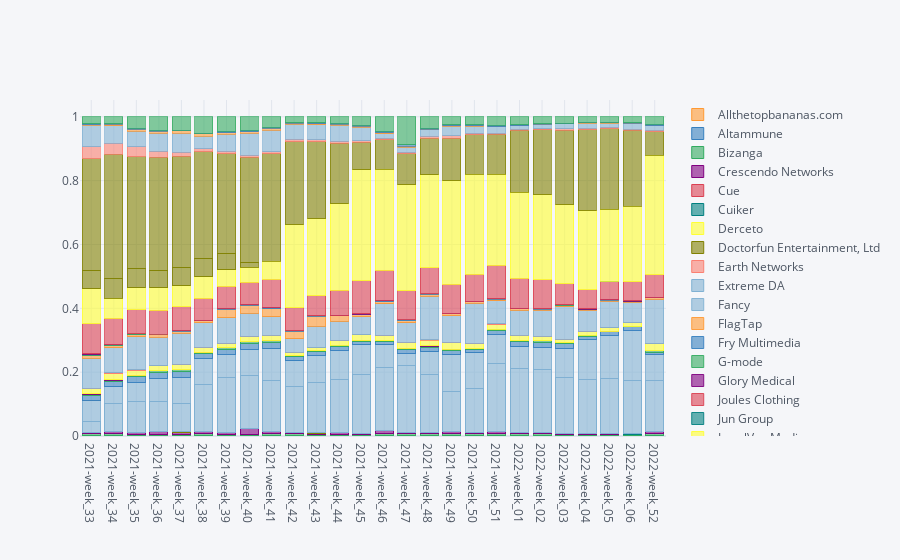

The notebook cell saved with this chart:
### Markdown cell above
Produce the following requestser proportion graph:

### Code cell


### Figure 1 — Plotly figure (JSON) as saved in the notebook; plotly's stock layout.template omitted (floating-point values rounded to 4 significant figures)
{"data": [{"marker": {"color": "rgba(255, 153, 51, 0.6)", "line": {"color": "rgba(255, 153, 51, 1.0)", "width": 1}}, "name": "Allthetopbananas.com", "orientation": "v", "text": "", "type": "bar", "x": ["2021-week_33", "2021-week_34", "2021-week_35", "2021-week_36", "2021-week_37", "2021-week_38", "2021-week_39", "2021-week_40", "2021-week_41", "2021-week_42", "2021-week_43", "2021-week_44", "2021-week_45", "2021-week_46", "2021-week_47", "2021-week_48", "2021-week_49", "2021-week_50", "2021-week_51", "2022-week_01", "2022-week_02", "2022-week_03", "2022-week_04", "2022-week_05", "2022-week_06", "2022-week_52"], "y": [0.0004876, 0.0002088, 0.000487, 0.0009729, 0.0007643, 0.0009758, 0.0004162, 0.0009718, 0.0006954, 0.0002782, 0.0002088, 0.0006993, 0.001108, 0.0007666, 0.0003472, 0.000486, 0.000558, 0.0005554, 0.0004686, 0.0004171, 0.0004853, 0.0005588, 0.0005568, 0.0003481, 0.000278, 0.0008788]}, {"marker": {"color": "rgba(55, 128, 191, 0.6)", "line": {"color": "rgba(55, 128, 191, 1.0)", "width": 1}}, "name": "Altammune", "orientation": "v", "text": "", "type": "bar", "x": ["2021-week_33", "2021-week_34", "2021-week_35", "2021-week_36", "2021-week_37", "2021-week_38", "2021-week_39", "2021-week_40", "2021-week_41", "2021-week_42", "2021-week_43", "2021-week_44", "2021-week_45", "2021-week_46", "2021-week_47", "2021-week_48", "2021-week_49", "2021-week_50", "2021-week_51", "2022-week_01", "2022-week_02", "2022-week_03", "2022-week_04", "2022-week_05", "2022-week_06", "2022-week_52"], "y": ["", "", 6.957e-05, "", "", 6.97e-05, "", 0.0001388, "", 6.956e-05, "", "", "", "", "", "", "", "", "", "", "", "", "", "", "", ""]}, {"marker": {"color": "rgba(50, 171, 96, 0.6)", "line": {"color": "rgba(50, 171, 96, 1.0)", "width": 1}}, "name": "Bizanga", "orientation": "v", "text": "", "type": "bar", "x": ["2021-week_33", "2021-week_34", "2021-week_35", "2021-week_36", "2021-week_37", "2021-week_38", "2021-week_39", "2021-week_40", "2021-week_41", "2021-week_42", "2021-week_43", "2021-week_44", "2021-week_45", "2021-week_46", "2021-week_47", "2021-week_48", "2021-week_49", "2021-week_50", "2021-week_51", "2022-week_01", "2022-week_02", "2022-week_03", "2022-week_04", "2022-week_05", "2022-week_06", "2022-week_52"], "y": [0.007175, 0.006889, 0.005705, 0.005281, 0.00535, 0.005437, 0.004786, 0.004443, 0.005981, 0.006886, 0.004942, 0.004126, 0.004224, 0.006202, 0.007082, 0.006248, 0.007672, 0.006804, 0.006794, 0.007438, 0.006379, 0.00454, 0.003759, 0.003412, 0.003892, 0.006089]}, {"marker": {"color": "rgba(128, 0, 128, 0.6)", "line": {"color": "rgba(128, 0, 128, 1.0)", "width": 1}}, "name": "Crescendo Networks", "orientation": "v", "text": "", "type": "bar", "x": ["2021-week_33", "2021-week_34", "2021-week_35", "2021-week_36", "2021-week_37", "2021-week_38", "2021-week_39", "2021-week_40", "2021-week_41", "2021-week_42", "2021-week_43", "2021-week_44", "2021-week_45", "2021-week_46", "2021-week_47", "2021-week_48", "2021-week_49", "2021-week_50", "2021-week_51", "2022-week_01", "2022-week_02", "2022-week_03", "2022-week_04", "2022-week_05", "2022-week_06", "2022-week_52"], "y": [0.003065, 0.005706, 0.004801, 0.007366, 0.006184, 0.006482, 0.005411, 0.0177, 0.006398, 0.003408, 0.004107, 0.004686, 0.003324, 0.01087, 0.003749, 0.003749, 0.004464, 0.003957, 0.006248, 0.002642, 0.003397, 0.002584, 0.003063, 0.003342, 0.002085, 0.005712]}, {"marker": {"color": "rgba(219, 64, 82, 0.6)", "line": {"color": "rgba(219, 64, 82, 1.0)", "width": 1}}, "name": "Cue", "orientation": "v", "text": "", "type": "bar", "x": ["2021-week_33", "2021-week_34", "2021-week_35", "2021-week_36", "2021-week_37", "2021-week_38", "2021-week_39", "2021-week_40", "2021-week_41", "2021-week_42", "2021-week_43", "2021-week_44", "2021-week_45", "2021-week_46", "2021-week_47", "2021-week_48", "2021-week_49", "2021-week_50", "2021-week_51", "2022-week_01", "2022-week_02", "2022-week_03", "2022-week_04", "2022-week_05", "2022-week_06", "2022-week_52"], "y": ["", 6.958e-05, "", "", "", 0.0001394, "", 6.942e-05, "", "", "", "", "", "", "", "", "", "", "", "", "", "", "", "", "", ""]}, {"marker": {"color": "rgba(0, 128, 128, 0.6)", "line": {"color": "rgba(0, 128, 128, 1.0)", "width": 1}}, "name": "Cuiker", "orientation": "v", "text": "", "type": "bar", "x": ["2021-week_33", "2021-week_34", "2021-week_35", "2021-week_36", "2021-week_37", "2021-week_38", "2021-week_39", "2021-week_40", "2021-week_41", "2021-week_42", "2021-week_43", "2021-week_44", "2021-week_45", "2021-week_46", "2021-week_47", "2021-week_48", "2021-week_49", "2021-week_50", "2021-week_51", "2022-week_01", "2022-week_02", "2022-week_03", "2022-week_04", "2022-week_05", "2022-week_06", "2022-week_52"], "y": [6.966e-05, 6.958e-05, 6.957e-05, 6.949e-05, "", "", "", "", 6.954e-05, 6.956e-05, 6.96e-05, "", 6.925e-05, 6.969e-05, 0.0001389, "", 0.0002092, 0.0001389, 7.809e-05, 6.952e-05, 6.933e-05, 6.985e-05, "", "", 6.95e-05, 6.277e-05]}, {"marker": {"color": "rgba(255, 255, 51, 0.6)", "line": {"color": "rgba(255, 255, 51, 1.0)", "width": 1}}, "name": "Derceto", "orientation": "v", "text": "", "type": "bar", "x": ["2021-week_33", "2021-week_34", "2021-week_35", "2021-week_36", "2021-week_37", "2021-week_38", "2021-week_39", "2021-week_40", "2021-week_41", "2021-week_42", "2021-week_43", "2021-week_44", "2021-week_45", "2021-week_46", "2021-week_47", "2021-week_48", "2021-week_49", "2021-week_50", "2021-week_51", "2022-week_01", "2022-week_02", "2022-week_03", "2022-week_04", "2022-week_05", "2022-week_06", "2022-week_52"], "y": ["", "", "", "", 6.948e-05, "", "", "", "", "", "", "", "", "", "", "", "", "", "", "", "", "", "", "", "", ""]}, {"marker": {"color": "rgba(128, 128, 0, 0.6)", "line": {"color": "rgba(128, 128, 0, 1.0)", "width": 1}}, "name": "Doctorfun Entertainment, Ltd", "orientation": "v", "text": "", "type": "bar", "x": ["2021-week_33", "2021-week_34", "2021-week_35", "2021-week_36", "2021-week_37", "2021-week_38", "2021-week_39", "2021-week_40", "2021-week_41", "2021-week_42", "2021-week_43", "2021-week_44", "2021-week_45", "2021-week_46", "2021-week_47", "2021-week_48", "2021-week_49", "2021-week_50", "2021-week_51", "2022-week_01", "2022-week_02", "2022-week_03", "2022-week_04", "2022-week_05", "2022-week_06", "2022-week_52"], "y": ["", "", 0.0002783, 0.0004864, 0.0009033, 0.001046, 0.001249, 0.0009718, 0.001252, 0.001739, 0.0009745, 0.0009092, 6.925e-05, 6.969e-05, "", 0.0001389, 0.0002092, "", 7.809e-05, 6.952e-05, 0.0004853, 0.0007683, 0.0008352, 0.0007659, 0.000834, 6.277e-05]}, {"marker": {"color": "rgba(251, 128, 114, 0.6)", "line": {"color": "rgba(251, 128, 114, 1.0)", "width": 1}}, "name": "Earth Networks", "orientation": "v", "text": "", "type": "bar", "x": ["2021-week_33", "2021-week_34", "2021-week_35", "2021-week_36", "2021-week_37", "2021-week_38", "2021-week_39", "2021-week_40", "2021-week_41", "2021-week_42", "2021-week_43", "2021-week_44", "2021-week_45", "2021-week_46", "2021-week_47", "2021-week_48", "2021-week_49", "2021-week_50", "2021-week_51", "2022-week_01", "2022-week_02", "2022-week_03", "2022-week_04", "2022-week_05", "2022-week_06", "2022-week_52"], "y": ["", "", 6.957e-05, 0.000139, "", "", "", "", 6.954e-05, "", "", "", "", "", "", "", "", "", "", "", "", "", "", "", "", ""]}, {"marker": {"color": "rgba(128, 177, 211, 0.6)", "line": {"color": "rgba(128, 177, 211, 1.0)", "width": 1}}, "name": "Extreme DA", "orientation": "v", "text": "", "type": "bar", "x": ["2021-week_33", "2021-week_34", "2021-week_35", "2021-week_36", "2021-week_37", "2021-week_38", "2021-week_39", "2021-week_40", "2021-week_41", "2021-week_42", "2021-week_43", "2021-week_44", "2021-week_45", "2021-week_46", "2021-week_47", "2021-week_48", "2021-week_49", "2021-week_50", "2021-week_51", "2022-week_01", "2022-week_02", "2022-week_03", "2022-week_04", "2022-week_05", "2022-week_06", "2022-week_52"], "y": [0.03518, 0.08893, 0.09601, 0.09263, 0.08831, 0.1478, 0.17, 0.1647, 0.1588, 0.1432, 0.1565, 0.1679, 0.1842, 0.1966, 0.2084, 0.1829, 0.1258, 0.1384, 0.2129, 0.2021, 0.1966, 0.1753, 0.1691, 0.1716, 0.1669, 0.1606]}, {"marker": {"color": "rgba(128, 177, 211, 0.6)", "line": {"color": "rgba(128, 177, 211, 0.8999999999999999)", "width": 1}}, "name": "Fancy", "orientation": "v", "text": "", "type": "bar", "x": ["2021-week_33", "2021-week_34", "2021-week_35", "2021-week_36", "2021-week_37", "2021-week_38", "2021-week_39", "2021-week_40", "2021-week_41", "2021-week_42", "2021-week_43", "2021-week_44", "2021-week_45", "2021-week_46", "2021-week_47", "2021-week_48", "2021-week_49", "2021-week_50", "2021-week_51", "2022-week_01", "2022-week_02", "2022-week_03", "2022-week_04", "2022-week_05", "2022-week_06", "2022-week_52"], "y": [0.06485, 0.05261, 0.0613, 0.07394, 0.08213, 0.08106, 0.0745, 0.08323, 0.1007, 0.07958, 0.08561, 0.09043, 0.09217, 0.07136, 0.03979, 0.07026, 0.1149, 0.1117, 0.0916, 0.06743, 0.07044, 0.09171, 0.1238, 0.1368, 0.1567, 0.08242]}, {"marker": {"color": "rgba(255, 153, 51, 0.6)", "line": {"color": "rgba(255, 153, 51, 0.8999999999999999)", "width": 1}}, "name": "FlagTap", "orientation": "v", "text": "", "type": "bar", "x": ["2021-week_33", "2021-week_34", "2021-week_35", "2021-week_36", "2021-week_37", "2021-week_38", "2021-week_39", "2021-week_40", "2021-week_41", "2021-week_42", "2021-week_43", "2021-week_44", "2021-week_45", "2021-week_46", "2021-week_47", "2021-week_48", "2021-week_49", "2021-week_50", "2021-week_51", "2022-week_01", "2022-week_02", "2022-week_03", "2022-week_04", "2022-week_05", "2022-week_06", "2022-week_52"], "y": [0.0001393, "", "", "", "", "", "", "", "", "", "", "", "", "", "", "", "", "", "", "", "", "", "", "", "", ""]}, {"marker": {"color": "rgba(55, 128, 191, 0.6)", "line": {"color": "rgba(55, 128, 191, 0.8999999999999999)", "width": 1}}, "name": "Fry Multimedia", "orientation": "v", "text": "", "type": "bar", "x": ["2021-week_33", "2021-week_34", "2021-week_35", "2021-week_36", "2021-week_37", "2021-week_38", "2021-week_39", "2021-week_40", "2021-week_41", "2021-week_42", "2021-week_43", "2021-week_44", "2021-week_45", "2021-week_46", "2021-week_47", "2021-week_48", "2021-week_49", "2021-week_50", "2021-week_51", "2022-week_01", "2022-week_02", "2022-week_03", "2022-week_04", "2022-week_05", "2022-week_06", "2022-week_52"], "y": [0.01567, 0.01774, 0.01795, 0.01716, 0.01786, 0.01575, 0.01457, 0.01826, 0.01961, 0.01343, 0.01211, 0.01259, 0.01011, 0.009756, 0.0118, 0.01451, 0.01262, 0.009234, 0.01101, 0.01634, 0.0165, 0.01418, 0.01204, 0.009957, 0.01216, 0.006529]}, {"marker": {"color": "rgba(50, 171, 96, 0.6)", "line": {"color": "rgba(50, 171, 96, 0.8999999999999999)", "width": 1}}, "name": "G-mode", "orientation": "v", "text": "", "type": "bar", "x": ["2021-week_33", "2021-week_34", "2021-week_35", "2021-week_36", "2021-week_37", "2021-week_38", "2021-week_39", "2021-week_40", "2021-week_41", "2021-week_42", "2021-week_43", "2021-week_44", "2021-week_45", "2021-week_46", "2021-week_47", "2021-week_48", "2021-week_49", "2021-week_50", "2021-week_51", "2022-week_01", "2022-week_02", "2022-week_03", "2022-week_04", "2022-week_05", "2022-week_06", "2022-week_52"], "y": [0.002647, 0.002644, 0.003061, 0.005629, 0.00535, 0.002997, 0.004786, 0.004929, 0.005563, 0.002504, 0.002158, 0.002588, 0.004294, 0.002997, 0.002847, 0.00361, 0.004115, 0.00236, 0.004608, 0.002294, 0.003328, 0.002375, 0.002784, 0.002298, 0.001459, 0.004331]}, {"marker": {"color": "rgba(128, 0, 128, 0.6)", "line": {"color": "rgba(128, 0, 128, 0.8999999999999999)", "width": 1}}, "name": "Glory Medical", "orientation": "v", "text": "", "type": "bar", "x": ["2021-week_33", "2021-week_34", "2021-week_35", "2021-week_36", "2021-week_37", "2021-week_38", "2021-week_39", "2021-week_40", "2021-week_41", "2021-week_42", "2021-week_43", "2021-week_44", "2021-week_45", "2021-week_46", "2021-week_47", "2021-week_48", "2021-week_49", "2021-week_50", "2021-week_51", "2022-week_01", "2022-week_02", "2022-week_03", "2022-week_04", "2022-week_05", "2022-week_06", "2022-week_52"], "y": [0.003413, 0.0007654, 0.0001391, 0.0006254, 0.0002084, 0.0003485, 0.0002081, 0.0002082, 6.954e-05, 6.956e-05, 6.96e-05, 0.0003497, "", 0.0001394, 0.0002083, 0.0002777, 0.0004185, 0.0003471, 0.0003124, 0.000139, 0.0001387, 6.985e-05, "", 0.0001393, "", 6.277e-05]}, {"marker": {"color": "rgba(219, 64, 82, 0.6)", "line": {"color": "rgba(219, 64, 82, 0.8999999999999999)", "width": 1}}, "name": "Joules Clothing", "orientation": "v", "text": "", "type": "bar", "x": ["2021-week_33", "2021-week_34", "2021-week_35", "2021-week_36", "2021-week_37", "2021-week_38", "2021-week_39", "2021-week_40", "2021-week_41", "2021-week_42", "2021-week_43", "2021-week_44", "2021-week_45", "2021-week_46", "2021-week_47", "2021-week_48", "2021-week_49", "2021-week_50", "2021-week_51", "2022-week_01", "2022-week_02", "2022-week_03", "2022-week_04", "2022-week_05", "2022-week_06", "2022-week_52"], "y": [0.0002786, 6.958e-05, 0.0003479, 0.0002085, "", 6.97e-05, "", "", 6.954e-05, 0.0001391, "", 0.0002098, 6.925e-05, 0.0001394, 6.943e-05, "", "", "", "", "", 6.933e-05, "", "", "", "", ""]}, {"marker": {"color": "rgba(0, 128, 128, 0.6)", "line": {"color": "rgba(0, 128, 128, 0.8999999999999999)", "width": 1}}, "name": "Jun Group", "orientation": "v", "text": "", "type": "bar", "x": ["2021-week_33", "2021-week_34", "2021-week_35", "2021-week_36", "2021-week_37", "2021-week_38", "2021-week_39", "2021-week_40", "2021-week_41", "2021-week_42", "2021-week_43", "2021-week_44", "2021-week_45", "2021-week_46", "2021-week_47", "2021-week_48", "2021-week_49", "2021-week_50", "2021-week_51", "2022-week_01", "2022-week_02", "2022-week_03", "2022-week_04", "2022-week_05", "2022-week_06", "2022-week_52"], "y": ["", "", "", "", "", "", "", "", "", "", "", 6.993e-05, "", "", "", "", "", "", 7.809e-05, "", "", "", 0.0001392, "", "", ""]}, {"marker": {"color": "rgba(255, 255, 51, 0.6)", "line": {"color": "rgba(255, 255, 51, 0.8999999999999999)", "width": 1}}, "name": "LocalVox Media", "orientation": "v", "text": "", "type": "bar", "x": ["2021-week_33", "2021-week_34", "2021-week_35", "2021-week_36", "2021-week_37", "2021-week_38", "2021-week_39", "2021-week_40", "2021-week_41", "2021-week_42", "2021-week_43", "2021-week_44", "2021-week_45", "2021-week_46", "2021-week_47", "2021-week_48", "2021-week_49", "2021-week_50", "2021-week_51", "2022-week_01", "2022-week_02", "2022-week_03", "2022-week_04", "2022-week_05", "2022-week_06", "2022-week_52"], "y": [0.01525, 0.02088, 0.01552, 0.01536, 0.01765, 0.01596, 0.01367, 0.01603, 0.01572, 0.01127, 0.009397, 0.01455, 0.01724, 0.01645, 0.01791, 0.01826, 0.02218, 0.01687, 0.01663, 0.01613, 0.01505, 0.01118, 0.0119, 0.011, 0.01015, 0.02147]}, {"marker": {"color": "rgba(128, 128, 0, 0.6)", "line": {"color": "rgba(128, 128, 0, 0.8999999999999999)", "width": 1}}, "name": "Marketo Japan", "orientation": "v", "text": "", "type": "bar", "x": ["2021-week_33", "2021-week_34", "2021-week_35", "2021-week_36", "2021-week_37", "2021-week_38", "2021-week_39", "2021-week_40", "2021-week_41", "2021-week_42", "2021-week_43", "2021-week_44", "2021-week_45", "2021-week_46", "2021-week_47", "2021-week_48", "2021-week_49", "2021-week_50", "2021-week_51", "2022-week_01", "2022-week_02", "2022-week_03", "2022-week_04", "2022-week_05", "2022-week_06", "2022-week_52"], "y": ["", "", "", "", 6.948e-05, "", "", "", "", "", "", "", "", "", "", "", "", "", "", "", "", "", "", "", "", ""]}, {"marker": {"color": "rgba(251, 128, 114, 0.6)", "line": {"color": "rgba(251, 128, 114, 0.8999999999999999)", "width": 1}}, "name": "Metranome", "orientation": "v", "text": "", "type": "bar", "x": ["2021-week_33", "2021-week_34", "2021-week_35", "2021-week_36", "2021-week_37", "2021-week_38", "2021-week_39", "2021-week_40", "2021-week_41", "2021-week_42", "2021-week_43", "2021-week_44", "2021-week_45", "2021-week_46", "2021-week_47", "2021-week_48", "2021-week_49", "2021-week_50", "2021-week_51", "2022-week_01", "2022-week_02", "2022-week_03", "2022-week_04", "2022-week_05", "2022-week_06", "2022-week_52"], "y": [0.0002786, 0.0002088, 0.0002783, 0.0003475, 6.948e-05, 6.97e-05, 0.0001387, 0.0001388, "", "", "", 6.993e-05, "", 6.969e-05, "", "", 0.0001395, 0.0001389, 7.809e-05, "", "", "", 0.0001392, 6.963e-05, 6.95e-05, 6.277e-05]}, {"marker": {"color": "rgba(251, 128, 114, 0.6)", "line": {"color": "rgba(251, 128, 114, 0.7999999999999998)", "width": 1}}, "name": "Mission Street Manufacturing", "orientation": "v", "text": "", "type": "bar", "x": ["2021-week_33", "2021-week_34", "2021-week_35", "2021-week_36", "2021-week_37", "2021-week_38", "2021-week_39", "2021-week_40", "2021-week_41", "2021-week_42", "2021-week_43", "2021-week_44", "2021-week_45", "2021-week_46", "2021-week_47", "2021-week_48", "2021-week_49", "2021-week_50", "2021-week_51", "2022-week_01", "2022-week_02", "2022-week_03", "2022-week_04", "2022-week_05", "2022-week_06", "2022-week_52"], "y": [0.0009752, 0.0006958, 0.001044, 0.0003475, 0.0003474, 0.0006273, 0.0004162, 0.0003471, 0.0004172, 0.0004174, 0.0004176, 0.0009092, 0.0006233, 0.0005575, 0.0005555, 0.0004166, 0.0009067, 0.0004166, 0.0003905, 0.0003476, 0.000208, 0.0004889, 6.96e-05, 0.0002089, 0.000556, 0.0002511]}, {"marker": {"color": "rgba(128, 177, 211, 0.6)", "line": {"color": "rgba(128, 177, 211, 0.7999999999999998)", "width": 1}}, "name": "MoJoe Brewing Company", "orientation": "v", "text": "", "type": "bar", "x": ["2021-week_33", "2021-week_34", "2021-week_35", "2021-week_36", "2021-week_37", "2021-week_38", "2021-week_39", "2021-week_40", "2021-week_41", "2021-week_42", "2021-week_43", "2021-week_44", "2021-week_45", "2021-week_46", "2021-week_47", "2021-week_48", "2021-week_49", "2021-week_50", "2021-week_51", "2022-week_01", "2022-week_02", "2022-week_03", "2022-week_04", "2022-week_05", "2022-week_06", "2022-week_52"], "y": [0.09425, 0.07891, 0.1039, 0.08881, 0.09672, 0.07597, 0.08012, 0.07309, 0.05744, 0.04167, 0.068, 0.06007, 0.05651, 0.09875, 0.0611, 0.1373, 0.0823, 0.1245, 0.07169, 0.07897, 0.08029, 0.1017, 0.06508, 0.08174, 0.06394, 0.1406]}, {"marker": {"color": "rgba(255, 153, 51, 0.6)", "line": {"color": "rgba(255, 153, 51, 0.7999999999999998)", "width": 1}}, "name": "Modanisa", "orientation": "v", "text": "", "type": "bar", "x": ["2021-week_33", "2021-week_34", "2021-week_35", "2021-week_36", "2021-week_37", "2021-week_38", "2021-week_39", "2021-week_40", "2021-week_41", "2021-week_42", "2021-week_43", "2021-week_44", "2021-week_45", "2021-week_46", "2021-week_47", "2021-week_48", "2021-week_49", "2021-week_50", "2021-week_51", "2022-week_01", "2022-week_02", "2022-week_03", "2022-week_04", "2022-week_05", "2022-week_06", "2022-week_52"], "y": [0.009055, 0.008141, 0.007584, 0.007158, 0.006462, 0.005855, 0.02747, 0.02471, 0.02656, 0.02275, 0.03049, 0.01595, 0.006233, 0.006481, 0.007291, 0.006526, 0.006277, 0.005762, 0.00492, 0.004449, 0.003328, 0.003492, 0.002784, 0.004108, 0.002571, 0.004331]}, {"marker": {"color": "rgba(55, 128, 191, 0.6)", "line": {"color": "rgba(55, 128, 191, 0.7999999999999998)", "width": 1}}, "name": "OpenDesks, Inc.", "orientation": "v", "text": "", "type": "bar", "x": ["2021-week_33", "2021-week_34", "2021-week_35", "2021-week_36", "2021-week_37", "2021-week_38", "2021-week_39", "2021-week_40", "2021-week_41", "2021-week_42", "2021-week_43", "2021-week_44", "2021-week_45", "2021-week_46", "2021-week_47", "2021-week_48", "2021-week_49", "2021-week_50", "2021-week_51", "2022-week_01", "2022-week_02", "2022-week_03", "2022-week_04", "2022-week_05", "2022-week_06", "2022-week_52"], "y": [0.0004179, 0.0004175, 0.000487, 0.00132, 0.0009033, 0.001255, 0.002012, 0.00236, 0.001808, 0.001948, 0.001114, 0.001888, 0.001593, 0.002997, 0.002569, 0.001458, 0.001534, 0.0008331, 0.002421, 0.00146, 0.001664, 0.001187, 0.0009049, 0.0008355, 0.0009035, 0.001883]}, {"marker": {"color": "rgba(50, 171, 96, 0.6)", "line": {"color": "rgba(50, 171, 96, 0.7999999999999998)", "width": 1}}, "name": "PageBites", "orientation": "v", "text": "", "type": "bar", "x": ["2021-week_33", "2021-week_34", "2021-week_35", "2021-week_36", "2021-week_37", "2021-week_38", "2021-week_39", "2021-week_40", "2021-week_41", "2021-week_42", "2021-week_43", "2021-week_44", "2021-week_45", "2021-week_46", "2021-week_47", "2021-week_48", "2021-week_49", "2021-week_50", "2021-week_51", "2022-week_01", "2022-week_02", "2022-week_03", "2022-week_04", "2022-week_05", "2022-week_06", "2022-week_52"], "y": [0.001602, 0.0006958, 0.001113, 0.0008339, 0.001251, 0.0007667, 0.0004856, 6.942e-05, 0.0004868, 0.0005565, 0.0002784, 0.0002098, "", "", "", "", "", "", "", "", 0.0001387, 0.0002095, 0.0002088, 0.0002089, 0.000278, ""]}, {"marker": {"color": "rgba(128, 0, 128, 0.6)", "line": {"color": "rgba(128, 0, 128, 0.7999999999999998)", "width": 1}}, "name": "Pole Star", "orientation": "v", "text": "", "type": "bar", "x": ["2021-week_33", "2021-week_34", "2021-week_35", "2021-week_36", "2021-week_37", "2021-week_38", "2021-week_39", "2021-week_40", "2021-week_41", "2021-week_42", "2021-week_43", "2021-week_44", "2021-week_45", "2021-week_46", "2021-week_47", "2021-week_48", "2021-week_49", "2021-week_50", "2021-week_51", "2022-week_01", "2022-week_02", "2022-week_03", "2022-week_04", "2022-week_05", "2022-week_06", "2022-week_52"], "y": [0.003065, 0.00174, "", "", 6.948e-05, 6.97e-05, 0.0001387, 6.942e-05, 0.001182, 0.0002087, 0.0002088, 0.0006294, 0.001731, 0.001115, "", "", 0.0001395, 6.943e-05, 7.809e-05, 0.0003476, 0.0003467, 0.0003492, 0.001531, 0.001393, 0.001668, 0.0001255]}, {"marker": {"color": "rgba(219, 64, 82, 0.6)", "line": {"color": "rgba(219, 64, 82, 0.7999999999999998)", "width": 1}}, "name": "Puentes Company", "orientation": "v", "text": "", "type": "bar", "x": ["2021-week_33", "2021-week_34", "2021-week_35", "2021-week_36", "2021-week_37", "2021-week_38", "2021-week_39", "2021-week_40", "2021-week_41", "2021-week_42", "2021-week_43", "2021-week_44", "2021-week_45", "2021-week_46", "2021-week_47", "2021-week_48", "2021-week_49", "2021-week_50", "2021-week_51", "2022-week_01", "2022-week_02", "2022-week_03", "2022-week_04", "2022-week_05", "2022-week_06", "2022-week_52"], "y": [0.09452, 0.08197, 0.07521, 0.07589, 0.07407, 0.06831, 0.06805, 0.06976, 0.08818, 0.07206, 0.06334, 0.07721, 0.103, 0.09324, 0.09061, 0.08144, 0.0913, 0.08498, 0.1038, 0.09336, 0.09062, 0.06635, 0.05902, 0.05654, 0.05831, 0.06937]}, {"marker": {"color": "rgba(0, 128, 128, 0.6)", "line": {"color": "rgba(0, 128, 128, 0.7999999999999998)", "width": 1}}, "name": "PureSafe water systems", "orientation": "v", "text": "", "type": "bar", "x": ["2021-week_33", "2021-week_34", "2021-week_35", "2021-week_36", "2021-week_37", "2021-week_38", "2021-week_39", "2021-week_40", "2021-week_41", "2021-week_42", "2021-week_43", "2021-week_44", "2021-week_45", "2021-week_46", "2021-week_47", "2021-week_48", "2021-week_49", "2021-week_50", "2021-week_51", "2022-week_01", "2022-week_02", "2022-week_03", "2022-week_04", "2022-week_05", "2022-week_06", "2022-week_52"], "y": ["", "", "", "", "", "", "", "", "", "", "", "", "", "", "", "", "", "", "", "", "", "", "", 6.963e-05, "", ""]}, {"marker": {"color": "rgba(255, 255, 51, 0.6)", "line": {"color": "rgba(255, 255, 51, 0.7999999999999998)", "width": 1}}, "name": "RelayFoods", "orientation": "v", "text": "", "type": "bar", "x": ["2021-week_33", "2021-week_34", "2021-week_35", "2021-week_36", "2021-week_37", "2021-week_38", "2021-week_39", "2021-week_40", "2021-week_41", "2021-week_42", "2021-week_43", "2021-week_44", "2021-week_45", "2021-week_46", "2021-week_47", "2021-week_48", "2021-week_49", "2021-week_50", "2021-week_51", "2022-week_01", "2022-week_02", "2022-week_03", "2022-week_04", "2022-week_05", "2022-week_06", "2022-week_52"], "y": [0.1093, 0.06297, 0.06881, 0.06949, 0.06663, 0.06754, 0.05237, 0.04602, 0.05661, 0.2599, 0.2413, 0.2721, 0.3479, 0.3168, 0.3327, 0.2905, 0.3237, 0.3126, 0.2862, 0.2693, 0.2657, 0.2476, 0.2475, 0.2263, 0.2365, 0.3747]}, {"marker": {"color": "rgba(128, 128, 0, 0.6)", "line": {"color": "rgba(128, 128, 0, 0.7999999999999998)", "width": 1}}, "name": "SOLOMO365", "orientation": "v", "text": "", "type": "bar", "x": ["2021-week_33", "2021-week_34", "2021-week_35", "2021-week_36", "2021-week_37", "2021-week_38", "2021-week_39", "2021-week_40", "2021-week_41", "2021-week_42", "2021-week_43", "2021-week_44", "2021-week_45", "2021-week_46", "2021-week_47", "2021-week_48", "2021-week_49", "2021-week_50", "2021-week_51", "2022-week_01", "2022-week_02", "2022-week_03", "2022-week_04", "2022-week_05", "2022-week_06", "2022-week_52"], "y": [0.05545, 0.0604, 0.05976, 0.05573, 0.05559, 0.05813, 0.04994, 0.01499, "", "", "", "", "", "", "", "", "", "", "", "", "", "", "", "", "", ""]}, {"marker": {"color": "rgba(128, 128, 0, 0.6)", "line": {"color": "rgba(128, 128, 0, 0.7)", "width": 1}}, "name": "Search Million Culture", "orientation": "v", "text": "", "type": "bar", "x": ["2021-week_33", "2021-week_34", "2021-week_35", "2021-week_36", "2021-week_37", "2021-week_38", "2021-week_39", "2021-week_40", "2021-week_41", "2021-week_42", "2021-week_43", "2021-week_44", "2021-week_45", "2021-week_46", "2021-week_47", "2021-week_48", "2021-week_49", "2021-week_50", "2021-week_51", "2022-week_01", "2022-week_02", "2022-week_03", "2022-week_04", "2022-week_05", "2022-week_06", "2022-week_52"], "y": [0.3522, 0.3904, 0.3503, 0.3539, 0.3494, 0.3337, 0.314, 0.3306, 0.3364, 0.2599, 0.2411, 0.1897, 0.08532, 0.09338, 0.09665, 0.1154, 0.1329, 0.1235, 0.1253, 0.1944, 0.2047, 0.2334, 0.2544, 0.2516, 0.2382, 0.07439]}, {"marker": {"color": "rgba(251, 128, 114, 0.6)", "line": {"color": "rgba(251, 128, 114, 0.7)", "width": 1}}, "name": "Sensor Tower", "orientation": "v", "text": "", "type": "bar", "x": ["2021-week_33", "2021-week_34", "2021-week_35", "2021-week_36", "2021-week_37", "2021-week_38", "2021-week_39", "2021-week_40", "2021-week_41", "2021-week_42", "2021-week_43", "2021-week_44", "2021-week_45", "2021-week_46", "2021-week_47", "2021-week_48", "2021-week_49", "2021-week_50", "2021-week_51", "2022-week_01", "2022-week_02", "2022-week_03", "2022-week_04", "2022-week_05", "2022-week_06", "2022-week_52"], "y": [0.03629, 0.03375, 0.03131, 0.01876, 0.01285, 0.008713, 0.0077, 0.006456, 0.006745, 0.006817, 0.005568, 0.005385, 0.005748, 0.004321, 0.004444, 0.005554, 0.007463, 0.00486, 0.003358, 0.003476, 0.002981, 0.00447, 0.004315, 0.003899, 0.00417, 0.004206]}, {"marker": {"color": "rgba(128, 177, 211, 0.6)", "line": {"color": "rgba(128, 177, 211, 0.7)", "width": 1}}, "name": "Tab Solutions", "orientation": "v", "text": "", "type": "bar", "x": ["2021-week_33", "2021-week_34", "2021-week_35", "2021-week_36", "2021-week_37", "2021-week_38", "2021-week_39", "2021-week_40", "2021-week_41", "2021-week_42", "2021-week_43", "2021-week_44", "2021-week_45", "2021-week_46", "2021-week_47", "2021-week_48", "2021-week_49", "2021-week_50", "2021-week_51", "2022-week_01", "2022-week_02", "2022-week_03", "2022-week_04", "2022-week_05", "2022-week_06", "2022-week_52"], "y": [0.06722, 0.05435, 0.04982, 0.05552, 0.05885, 0.04001, 0.05293, 0.06775, 0.06725, 0.048, 0.04719, 0.05063, 0.04114, 0.01436, 0.01659, 0.01972, 0.03132, 0.02256, 0.01999, 0.01098, 0.01262, 0.01495, 0.01657, 0.01393, 0.0171, 0.014]}, {"marker": {"color": "rgba(255, 153, 51, 0.6)", "line": {"color": "rgba(255, 153, 51, 0.7)", "width": 1}}, "name": "VarVee", "orientation": "v", "text": "", "type": "bar", "x": ["2021-week_33", "2021-week_34", "2021-week_35", "2021-week_36", "2021-week_37", "2021-week_38", "2021-week_39", "2021-week_40", "2021-week_41", "2021-week_42", "2021-week_43", "2021-week_44", "2021-week_45", "2021-week_46", "2021-week_47", "2021-week_48", "2021-week_49", "2021-week_50", "2021-week_51", "2022-week_01", "2022-week_02", "2022-week_03", "2022-week_04", "2022-week_05", "2022-week_06", "2022-week_52"], "y": [0.002299, 0.004662, 0.00487, 0.00688, 0.007435, 0.007179, 0.005064, 0.00479, 0.005563, 0.002365, 0.002993, 0.003217, 0.003601, 0.002439, 0.002708, 0.001736, 0.0004882, 0.0006248, 0.0004686, 0.0002781, 0.0006933, 0.0007683, 0.001044, 0.0007659, 0.000695, 0.0003766]}, {"marker": {"color": "rgba(55, 128, 191, 0.6)", "line": {"color": "rgba(55, 128, 191, 0.7)", "width": 1}}, "name": "aPriori Technologies", "orientation": "v", "text": "", "type": "bar", "x": ["2021-week_33", "2021-week_34", "2021-week_35", "2021-week_36", "2021-week_37", "2021-week_38", "2021-week_39", "2021-week_40", "2021-week_41", "2021-week_42", "2021-week_43", "2021-week_44", "2021-week_45", "2021-week_46", "2021-week_47", "2021-week_48", "2021-week_49", "2021-week_50", "2021-week_51", "2022-week_01", "2022-week_02", "2022-week_03", "2022-week_04", "2022-week_05", "2022-week_06", "2022-week_52"], "y": [0.002995, 0.002923, 0.003966, 0.002988, 0.00271, 0.00244, 0.003954, 0.004443, 0.003547, 0.002295, 0.002854, 0.002308, 0.00367, 0.005157, 0.004999, 0.003263, 0.003487, 0.003541, 0.004139, 0.003267, 0.002011, 0.001746, 0.002088, 0.002298, 0.002015, 0.003829]}, {"marker": {"color": "rgba(50, 171, 96, 0.6)", "line": {"color": "rgba(50, 171, 96, 0.7)", "width": 1}}, "name": "iDreamsky Technology", "orientation": "v", "text": "", "type": "bar", "x": ["2021-week_33", "2021-week_34", "2021-week_35", "2021-week_36", "2021-week_37", "2021-week_38", "2021-week_39", "2021-week_40", "2021-week_41", "2021-week_42", "2021-week_43", "2021-week_44", "2021-week_45", "2021-week_46", "2021-week_47", "2021-week_48", "2021-week_49", "2021-week_50", "2021-week_51", "2022-week_01", "2022-week_02", "2022-week_03", "2022-week_04", "2022-week_05", "2022-week_06", "2022-week_52"], "y": [0.02187, 0.02115, 0.03576, 0.04211, 0.04176, 0.05123, 0.04557, 0.04276, 0.03275, 0.01843, 0.01893, 0.02056, 0.02604, 0.04495, 0.08735, 0.03624, 0.02483, 0.02513, 0.0264, 0.02426, 0.02177, 0.01991, 0.01636, 0.01636, 0.01856, 0.02367]}], "layout": {"autosize": true, "barmode": "stack", "legend": {"bgcolor": "#F5F6F9", "font": {"color": "#4D5663"}, "traceorder": "normal"}, "paper_bgcolor": "#F5F6F9", "plot_bgcolor": "#F5F6F9", "title": {"font": {"color": "#4D5663"}}, "xaxis": {"autorange": true, "gridcolor": "#E1E5ED", "range": [-0.5, 25.5], "showgrid": true, "tickfont": {"color": "#4D5663"}, "title": {"font": {"color": "#4D5663"}, "text": ""}, "type": "category", "zerolinecolor": "#E1E5ED"}, "yaxis": {"autorange": true, "gridcolor": "#E1E5ED", "range": [0, 1.053], "showgrid": true, "tickfont": {"color": "#4D5663"}, "title": {"font": {"color": "#4D5663"}, "text": ""}, "type": "linear", "zerolinecolor": "#E1E5ED"}}}
